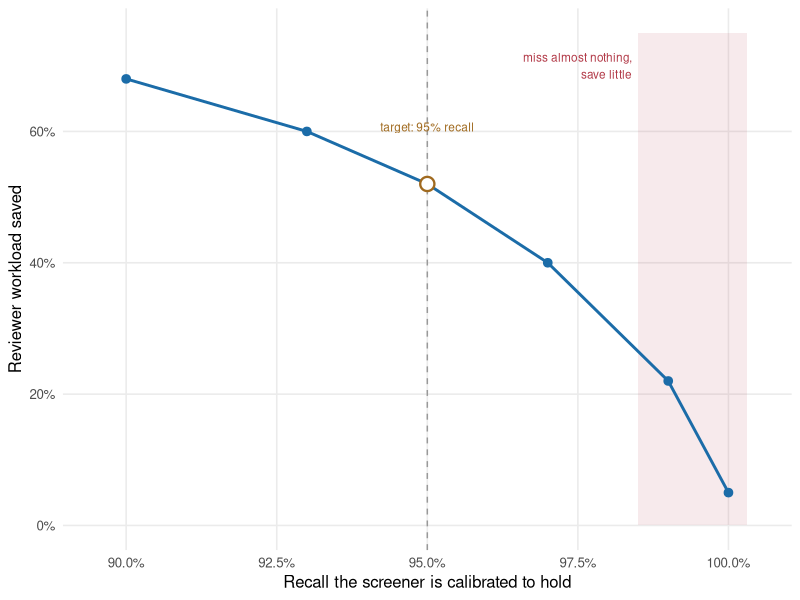

The R source for this figure:
## ---- chunk 1
#| label: fig-screening-workload
#| fig-cap: "Illustrative trade-off between reviewer workload saved and the recall the automated screener is calibrated to hold, for a living review feeding an outbreak-response guideline. Higher recall (fewer missed relevant studies) leaves less to auto-exclude, so workload saved falls; the fall steepens as recall approaches one. The dashed line marks a common operating target of ninety-five percent recall. The vertical band on the right is the region where the costly error, missing a relevant study, is minimized but the labor saved is small. Numbers are illustrative, not from a specific review."
#| echo: false
#| fig-width: 7
#| fig-height: 4.0
library(ggplot2)
library(tibble)
wss <- tibble::tibble(
  recall = c(0.90, 0.93, 0.95, 0.97, 0.99, 1.00),
  saved  = c(0.68, 0.60, 0.52, 0.40, 0.22, 0.05)
)
op <- subset(wss, recall == 0.95)
ggplot(wss, aes(recall, saved)) +
  annotate("rect", xmin = 0.985, xmax = 1.003,
           ymin = 0, ymax = 0.75, alpha = 0.10,
           fill = "#b23a48") +
  annotate("text", x = 0.984, y = 0.70,
           label = "miss almost nothing,\nsave little",
           hjust = 1, size = 3, colour = "#b23a48") +
  geom_vline(xintercept = 0.95, linetype = "dashed",
             colour = "grey60") +
  geom_line(linewidth = 1, colour = "#1b6ca8") +
  geom_point(size = 2.6, colour = "#1b6ca8") +
  geom_point(data = op, size = 4, shape = 21,
             colour = "#a06a1f", fill = "white",
             stroke = 1.2) +
  annotate("text", x = 0.95, y = 0.60,
           label = "target: 95% recall",
           hjust = 0.5, vjust = 0, size = 3,
           colour = "#a06a1f") +
  scale_x_continuous(labels = scales::percent,
                     limits = c(0.895, 1.005)) +
  scale_y_continuous(labels = scales::percent,
                     limits = c(0, 0.75)) +
  labs(x = "Recall the screener is calibrated to hold",
       y = "Reviewer workload saved") +
  theme_minimal(base_size = 12) +
  theme(legend.position = "top",
        panel.grid.minor = element_blank())
